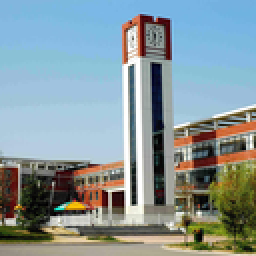
%> input picture Images/zhonglou512.bmp, 128 x 128 px, shrunk from 512 x 512 before the run (shown 2 times larger)
$ octave --eval "directSmoothIterativeTest;"   (GNU Octave 9; MATLAB toolbox functions it lacks are replaced by stand-ins)
%> lines starting %> are read from the running program, lines starting %| are printed output that depends on the picture
### Attacks/directSmoothIterative.m
function  [attackedImg,Dx, Dy, DxHat, DyHat] = ...
    directSmoothIterative(imageIn, level, window, numIter, debug)

downsmpFactor =1;   % 用于显示local orientation 用的下采样间隔

% Deal with color image.
if size(imageIn,3)>1
    imageInGray = double(rgb2gray(imageIn));
    imageInColor = imageIn;
else
    imageInGray = double(imageIn);
end

[attackedImageNoSmooth, Dx, Dy, DxLow, DyLow] ...
    = CLPCD_outputField(num2str(window),num2str(level),imageInGray, debug); % Produce attacked image and displacement field （before smoothing）.

% Generate low resolution image
imgPyramid = genLowResolutionImg(imageInGray,level , [5 5], 1.6);
imgLow = imgPyramid(level+1).img;

% Obtain structure information
[OrientMap, Coherence] ...
    = BlkSVDOrientDense(imgLow, 1, debug);  % 估计edge direction (最大特征值方向）
[DxLowHat, DyLowHat] = SmoothField(DxLow, DyLow, OrientMap, Coherence); % 平滑偏移场
for kk = 1:numIter
    kk/numIter
    [DxLowHat, DyLowHat] = SmoothField(DxLowHat, DyLowHat, OrientMap, Coherence); % 平滑偏移场
end

% Show low resolution displacement field before/after smoothing
DxHat = (imresize(DxLowHat,(2^level),'bilinear'));
DyHat = (imresize(DyLowHat,(2^level),'bilinear'));

% Show the non-smoothed displacement field
if debug == 1
    dispField = complex(Dx, Dy);
    dispFieldSmp ...
        = dispField(1:downsmpFactor:size(dispField,1), 1:downsmpFactor:size(dispField,2));
    ShowImgPlusVecField(dispFieldSmp, imageIn);
    title('Displacement field before smoothing');
end

% Show smoothed displacement Map overlapped with the original image before
% applying the distortion
if debug == 1
    dispFieldSmoothed = complex(DxHat, DyHat);
    dispFieldSmoothedSmp ...
        = dispFieldSmoothed(1:downsmpFactor:size(dispField,1), 1:downsmpFactor:size(dispField,2));
    ShowImgPlusVecField(dispFieldSmoothedSmp, imageIn);
    title('Displacement Field after smoothing');
    figure; imshow(imag(dispFieldSmoothedSmp),[]);

    temp1 = real(dispFieldSmoothed);
    hist(temp1(:), 30);
end

% Compare the displacement field before and after smoothing
if debug == 1
    vy = 1:size(dispFieldSmoothedSmp,1);
    vx = 1:size(dispFieldSmoothedSmp,2);
    [vvx, vvy] = meshgrid(vx, vy);
    figure; quiver(vvx, vvy, real(dispFieldSmoothedSmp), imag(dispFieldSmoothedSmp));
    hold on;
    quiver(vvx, vvy, real(dispFieldSmp), imag(dispFieldSmp), 'r');
    legend('smoothed', 'nonsmoothed');
end

% Apply to image (grayscale image or color image)
if size(imageIn,3)>1
    for ii = 1:3
        attackedImg(:,:,ii) = DistortImg(imageInColor(:,:,ii), DxHat, DyHat);
    end
else
    attackedImg = DistortImg(imageInGray, DxHat, DyHat);
end

% show
if debug == 1
    figure;
    subplot(1,2,1); imshow(imageIn,[]); title('input image');
    subplot(1,2,2); imshow(attackedImg, []); title('attacked image');

    figure;
    imshow(attackedImg,[]); title('Attacked image using smoothed disp. field');
    ShowImgPlusVecField(dispFieldSmoothedSmp, attackedImg);
    title('Attacked image using smoothed disp. field');

    figure;
    imshow(attackedImageNoSmooth,[]);
    title('Attacked image using non-smoothed disp. field');
    ShowImgPlusVecField(dispFieldSmp, attackedImageNoSmooth);
    title('Attacked image using non-smoothed disp. field');
end

end

%====================================================================
% generate low resolution image
%===================================================================
function imgOut = genLowResolutionImg(imgIn, level,sizeMask, sigma )
% Note: for output, the level starts from 1 ( 1 == original resolution)
filterMask = fspecial('gaussian',sizeMask,sigma);
for i = 0:level
    if i == 0
        imgOut(1).img = imgIn;
    else
        imgTemp =  imfilter(imgOut(i).img, filterMask,'symmetric', 'conv');
        [rows, cols] = size(imgTemp);
        imgOut(i+1).img = imgTemp(1:2:rows, 1:2:cols);
    end
end
end

### Attacks/CLPCD_outputField.m
%%%%%%%%%%%%%%%%%%%%%%%%%%%%%%%%%%%%%%%%%%%%%%%%%%%%%%%%%%%%%%%%%%%%%%%%%%%
% CLPCD attack
% Author: Angela D'Angelo
%
% INPUT arguments: window = size of the searching window
%                  level  = level of resolution
%                  image  = original image
%
% If you use this code for your research please cite:
%
% "Expanding the class of watermark de-synchronization attacks "
% M. Barni, A. D'Angelo, N. Merhav
% ACM Multimedia and Security Workshop, Dallas (USA),  September 20-21 2007
%%%%%%%%%%%%%%%%%%%%%%%%%%%%%%%%%%%%%%%%%%%%%%%%%%%%%%%%%%%%%%%%%%%%%%%%%%%
% Modification£º output also the displacement field
% Dx: displacement field in x direction
% Dy: displacement field in y direction
% image is now an image matrix instead of an image file.
% also accept and output color image now
% Bin Yan, yanbinhit@hotmail.com 2013
%==========================================================================

function  [attacked_image, Total_row, Total_column, dxLow, dyLow]...
    = CLPCD_outputField(window,level,image, debug)

% level of resolution
L=str2double(level);

% size of the searching window
N=str2double(window);

% read image to which apply the distortion
if size(image,3)>1
    im = double(rgb2gray(image));
else
    im = double(image);
end

dim_orig=size(im);

new=imresize(im,1/(2^L));
dim=size(new);

% generate displacement field at level of resolution L
matrix_row=zeros(dim(1,1),dim(1,2));
matrix_column=zeros(dim(1,1),dim(1,2));

for i= 1 : dim(1,1)
    for j= 1 : dim(1,2)
        % on the border a plain LPCD is applied
        if (i<floor(N/2)+1)|| (j<floor(N/2)+1)
            max_size=min(i,j)-1;
            W=(max_size*2)+1;
            perm=randperm(W^2);
            ind=perm(1,1);
            riga=ceil(ind/W);
            colonna=ind-((riga-1)*W);
            sx=-(floor(W/2)+1)+ riga;
            sy=-(floor(W/2)+1)+ colonna;
        elseif (i>dim(1,1)-floor(N/2))|| (j>dim(1,1)-floor(N/2))
            W=(max_size*2)+1;
            perm=randperm(W^2);
            ind=perm(1,1);
            riga=ceil(ind/W);
            colonna=ind-((riga-1)*W);
            sx=-(floor(W/2)+1)+ riga;
            sy=-(floor(W/2)+1)+ colonna;
        else
            % C-LPCD: the displacement of each pixel depend on the displace
            % ment of its previous pixel
            Ix=[max(-floor(N/2),matrix_row(i,j-1)-1):floor(N/2)];
            p=zeros(1,length(Ix));
            p(1,2:end)=1/((2*floor(N/2))+1);
            p(1,1)=1 - (1/((2*floor(N/2))+1))*(length(Ix)-1);
            perm=rando(p);
            sx=Ix(1,perm);

            Iy=[max(-floor(N/2),matrix_column(i-1,j)-1):floor(N/2)];
            p=zeros(1,length(Iy));
            p(1,2:end)=1/((2*floor(N/2))+1);
            p(1,1)=1 - (1/((2*floor(N/2))+1))*(length(Iy)-1);
            perm=rando(p);
            sy=Iy(1,perm);
        end
        matrix_row(i,j)=sx;
        matrix_column(i,j)=sy;
    end
end

% resize of the displacemnt filed
Total_row = (imresize(matrix_row,(2^L),'bilinear'));
Total_column = (imresize(matrix_column,(2^L),'bilinear'));
dxLow = matrix_row;
dyLow = matrix_column;

% displacement field applied to the image
row=zeros(dim_orig(1,1),dim_orig(1,2));
column=zeros(dim_orig(1,1),dim_orig(1,2));
for l=1:dim_orig(1)
    for m=1:dim_orig(2)
        row(l,m)=m + Total_row(l,m);
        column(l,m)=l + Total_column(l,m);
    end
end

if size(image,3)>1  % color image
    for kk = 1:3
        att(:,:,kk) = interp2(double(image(:,:,kk)),row,column,'bilinear');
    end
else  % graylevel image
    att=interp2(double(im),row,column,'bilinear');
end
attacked_image=uint8(att);

if debug == 1
    % show images
    figure;
    diff=uint8(image)-attacked_image;
    subplot(2,2,1),imshow(uint8(image)),title('Original image');
    subplot(2,2,2),imshow(attacked_image),title('Attacked image');
    subplot(2,2,3:4),imshow(diff),title('Differences');
end

end % end of function


### Attacks/BlkSVDOrientDense.m
function [Orient, Coherence] = BlkSVDOrientDense(A,sz,option)
%=========================================================================
% Similar to BlkSVDOrient, but the estimated orientation field is dense.
% i.e. the size of the field is the same as the size of the image.
%=========================================================================

BlkSize=sz;
[nRows, nCols] = size(A);
Orient = zeros(nRows, nCols);
Coherence = zeros(nRows, nCols);

% calculate the gradient map
[fx,fy]=gradient(A);
G=complex(fx,fy);

% Load the SVD method by blocks
% Orient=nlfilter(G,[BlkSize,BlkSize],'SVD_Orientation');
%%原来的程序不能输出两个参数

if option
    h = waitbar(0,'calculating local orientation');
end;
for i = sz+1 : nRows-sz
    for j = sz+1 : nCols-sz
        [Orient(i,j), c] = SVD_Orientation(G(i-sz+1:i+sz, j-sz+1:j+sz));
        if c(1)< eps || c(2)<eps
            Coherence(i,j) = 0;
        else
            Coherence(i,j) = abs((c(1)-c(2))/(c(1)+c(2)));
            %Coherence(i,j) = c(1) - c(2); %如果用此coherence则产生各向异性高斯核部分
                                           % 必须修改。那里必须用归一化后的coherence
        end

    end
    if option
        waitbar(i/nRows,h);
    end
end
if option
    close(h);
end

% show the estimation result
if option == 1
    OrientSmp = Orient(1:BlkSize:size(Orient,1), 1:BlkSize:size(Orient,2));
    CoherenceSmp = Coherence(1:BlkSize:size(Orient,1), 1:BlkSize:size(Orient,2));
    ShowOrientationCoherence(OrientSmp,CoherenceSmp, A);
    title('Orientation Map (vector length is modulated by coherence)');
end

### Attacks/ShowOrientationCoherence.m

function ShowOrientationCoherence(Orient,Coherence, image)
% Show orientation result, where the length of the orientation vector is
% weighted by coherence. So that for more coherent region, we use arrow
% with larger length (norm), while for less coherent region, we use arrows
% with smaller length.
%
% <Note>
% This code is modified from the code ShowOrientation.m as used in
% Xiao-Guang Feng. Analysis and Approaches to Image Local Orientation
% Estimation. Master Thesis, 2003, University of California.
%
% <History>
% Bin Yan, 2013. 5.25. Created.

figure;
imagesc(image);
colormap(gray);
axis image;
axis off;
hold on;
step1=size(image,1)/size(Orient,1);
step2=size(image,2)/size(Orient,2);
[x,y]=meshgrid(step1/2:step1:size(image,2),...
    step2/2:step2:size(image,1));
u=real(Orient)./abs(Orient);
v=-imag(Orient)./abs(Orient);
u = u.* Coherence;
v = v.* Coherence;
h=quiver(x,y,v,u);
set(h,'color','red');


### Attacks/SmoothField.m
function [DxHat, DyHat] = SmoothField(Dx, Dy, OrientMap, Coherence)
%===========================================================================
% Smooth the displacement field according to the orientation map. Smooth
% only the component along the edge direction ( the max eigenvalue
% direction )
%
% <inputs>
%   Dx: Displacement field along the x direction (horizontal or first dim)
%   Dy: Displacement field along the y direction (vertical or second dim)
%   OrientMap: Orientation map obtained from the input image，
%       以方向向量表示，每个像素上的方向向量用一个复数表示，实部表示x分量，
%       虚部表示y分量。
%       指向灰度变化最大的方向（边缘方向）
%   Coherence: a quantity between 0 and 1, with 1 indicating coherence
%           local structure, ex. simple neighbourhood
%
% <outputs>
%   DxHat: Smoothed displacement field along the x direction
%   DyHat: Smoothed displacement field along the y direction
%
% <author>
%   Bin Yan. 2013.4.4
%==========================================================================

% Important parameters
sigma = 2;   % sigma used in Gaussian filter kernel
sizeWin = 7; % should be an odd number, ex: 3, 5, 7, 9.
halfSizeWin = floor(sizeWin/2);

% check if the size of Dx, Dy and OrientMap are the same
% omitted for the moment

[nRows, nCols] = size(Dx);
% DxHat = zeros(nRows, nCols);
% DyHat = zeros(nRows, nCols);
% filterMask =  fspecial('gaussian', sizeWin, sigma);  % 各向同性高斯滤波器核
Dx = padarray(Dx, [halfSizeWin halfSizeWin], 'replicate', 'both');
Dy = padarray(Dy, [halfSizeWin halfSizeWin], 'replicate', 'both');
DxHat = zeros(size(Dx));
DyHat = zeros(size(Dy));

for i = (halfSizeWin+1) : (nRows+halfSizeWin)
    for j = (halfSizeWin+1) : (nCols + halfSizeWin)
        % 如果Dx， Dy方向都没有位移，则不必平滑，设为零
        if (abs(Dx(i,j)) < eps) &  (abs(Dy(i,j)) < eps)
            DxHat(i,j) = 0;
            DyHat(i,j) = 0;
        end

        % 以窗口中心(i,j)的局部方向为坐标轴，的将窗口内的位移矢量场沿两个方向
        % 分解，平滑沿边缘方向的分量

        % 取一个小窗口内的位移场。
        dxPatch = zeros(sizeWin, sizeWin);
        dyPatch = zeros(sizeWin, sizeWin);
        for k = -halfSizeWin: halfSizeWin
            for l = -halfSizeWin: halfSizeWin
                dxPatch(k+halfSizeWin+1, l+halfSizeWin+1) = Dx(i+k, j+l);
                dyPatch(k+halfSizeWin+1, l+halfSizeWin+1) = Dy(i+k, j+l);
            end
        end
        ip = i - halfSizeWin;
        jp = j - halfSizeWin;
        % 方向平滑
        filterMask = genAnisotropicGaussMask(sizeWin, sigma, ...
                                             OrientMap(ip,jp), Coherence(ip,jp));
                                                      % 产生各向异性高斯核
        [DxHat(i,j), DyHat(i,j)] = ...
            averageVecFieldDirection(dxPatch, dyPatch, OrientMap(ip,jp), ...
                                        Coherence(ip,jp), filterMask);

    end
end
DxHat = DxHat((halfSizeWin+1) : (nRows+halfSizeWin), (halfSizeWin+1) : (nCols + halfSizeWin));
DyHat = DyHat((halfSizeWin+1) : (nRows+halfSizeWin), (halfSizeWin+1) : (nCols + halfSizeWin));
end

%======================================================================
% 子程序：产生各向异性高斯核
%======================================================================
% [24 lines left out: function genAnisotropicGaussMask, not called in this run]

### Attacks/ShowImgPlusVecField.m
function ShowImgPlusVecField(VecField,image)
% Show image with a vector field superimposed on it. The vector field
% maybe the local orientation field, or the displacement field.
figure;
imagesc(image);
colormap(gray);
axis image;
axis off;
hold on;
step1=size(image,1)/size(VecField,1);
step2=size(image,2)/size(VecField,2);
[x,y]=meshgrid(step1/2:step1:size(image,1),...
    step2/2:step2:size(image,2));
v = real(VecField);
u = imag(VecField);
h=quiver(x,y,v,u);
set(h,'color','red');


### Attacks/directSmoothIterativeTest.m
function directSmoothIterativeTest()
close all; clear;
window = 3;
level = 1;
debug = 1;
numIter = 3; % 30

imageFileIn = 'zhonglou512.bmp';
% [5 lines of commented-out code are left out]

imageIn = imread(imageFileIn);
%> imageIn is the input picture: size 128x128x3 uint8; mean R, G, B 135.2, 151.7, 155.2
[attackedImg, Dx, Dy, DxHat, DyHat] = ...
    directSmoothIterative(imageIn, level, window, numIter, debug);
%> after the loop in CLPCD_outputField, `for l=1:dim_orig(1)`:
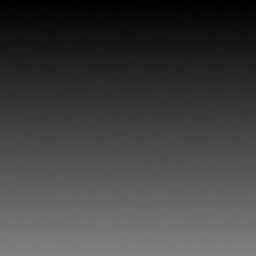
%> column: size 128x128 double (shown 2 times larger); min 1, max 128, mean 64.6
%> after the loop in CLPCD_outputField, `for l=1:dim_orig(1)`:
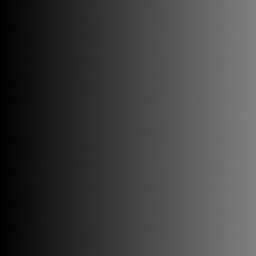
%> row: size 128x128 double (shown 2 times larger); min 1, max 128, mean 64.6; mean of the top-left, top-right, bottom-left and bottom-right quarters 32.6, 96.6, 32.6, 96.6
%> after the loop in genLowResolutionImg, `for i = 0:level`: imgOut = 2 items
%> after the loop in BlkSVDOrientDense, `for i = sz+1 : nRows-sz`:
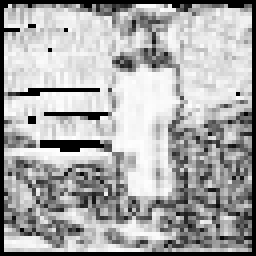
%> Coherence: size 64x64 double (shown 4 times larger); min 0, max 0.999, mean 0.666
%> after the loop in SmoothField, `for i = (halfSizeWin+1) : (nRows+halfSizeWin)`:
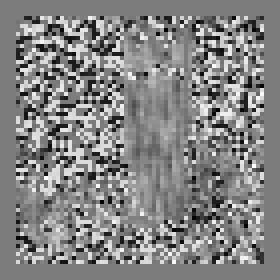
%> DxHat: size 70x70 double (shown 4 times larger); min -1.3, max 1.37, mean 0.0885; drawn with min black and max white
%> after the loop in SmoothField, `for i = (halfSizeWin+1) : (nRows+halfSizeWin)`:
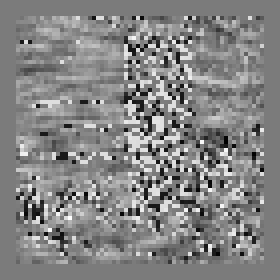
%> DyHat: size 70x70 double (shown 4 times larger); min -1.25, max 1.33, mean 0.0919; drawn with min black and max white
%> after the loop in SmoothField, `for i = (halfSizeWin+1) : (nRows+halfSizeWin)`: dxPatch = [0 -1 -1 0 0 0 0; 0 -1 -1 0 0 0 0; 1 0 -1 0 0 0 0; 0 0 0 0 0 0 0; 0 0 0 0 0 0 0; 0 0 0 0 0 0 0; 0 0 0 0 0 0 0]; dyPatch = [-1 1 0 0 0 0 0; 0 1 0 0 0 0 0; 0 1 -1 0 0 0 0; 0 0 0 0 0 0 0; 0 0 0 0 0 0 0; 0 0 0 0 0 0 0; 0 0 0 0 0 0 0]
%> after the loop in directSmoothIterative, `for kk = 1:numIter`:
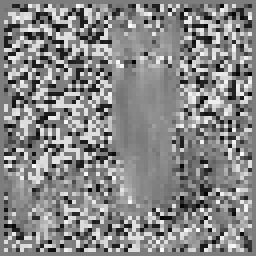
%> DxLowHat: size 64x64 double (shown 4 times larger); min -1.29, max 1.34, mean 0.105; drawn with min black and max white
%> in directSmoothIterative, `DyHat = (imresize(DyLowHat,(2^level),'bilinear'));`:
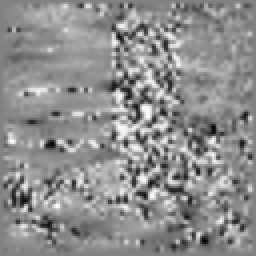
%> DyHat: size 128x128 double (shown 2 times larger); min -1.1, max 1.07, mean 0.106; drawn with min black and max white

save('displacementField.mat', 'Dx', 'Dy', 'DxHat', 'DyHat');
%=======================================
% Perceptual quality evaluation
%=======================================
 Gabor_metric(imageFileIn, Dx, Dy, 1)
 Gabor_metric(imageFileIn, DxHat, DyHat, 1)
 Gabor_metric(imageFileIn, zeros(size(imageIn,1),size(imageIn,2)),...
     zeros(size(imageIn,1), size(imageIn,2)), 1)
%> (the run ends here)
